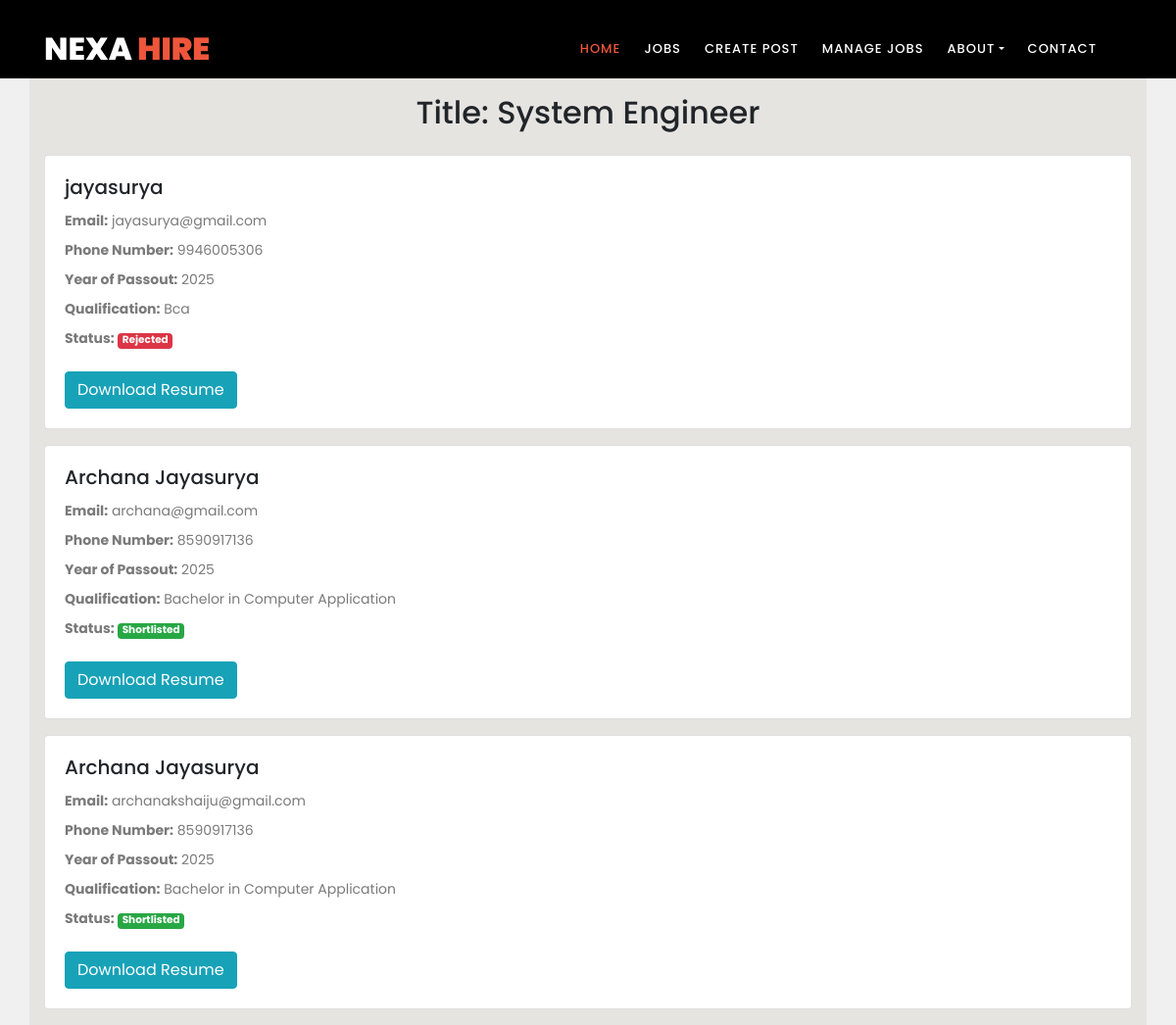
Page /jobs/view-applicants/16/ on the committed database.
### jobs/models.py (models this page shows, shortened)
class Job(models.Model):
    title = models.CharField(max_length=255)
    company_name = models.CharField(max_length=255)
    description = models.TextField()
    location = models.CharField(max_length=100)
    salary = models.DecimalField(max_digits=10, decimal_places=2)
    requirements = models.TextField()
    recruiter = models.ForeignKey(settings.AUTH_USER_MODEL, on_delete=models.CASCADE)
    created_at = models.DateTimeField(auto_now_add=True)
    company_logo = models.ImageField(upload_to='company_logos', default='https://cdn3.vectorstock.com/i/1000x1000/24/92/find-job-logo-icon-design-vector-22742492.jpg')

class JobApplication(models.Model):
    job = models.ForeignKey(Job, on_delete=models.CASCADE, default=1)
    name = models.CharField(max_length=255, blank=True)  # Make name optional
    email = models.EmailField()
    phone_number = models.CharField(max_length=20)
    resume = models.FileField(upload_to='resumes/')
    year_of_passout = models.IntegerField()
    qualification = models.CharField(max_length=100)
    STATUS_CHOICES = [
        ('pending', 'Pending'),
        ('shortlisted', 'Shortlisted'),
        ('rejected', 'Rejected'),
    ]
    status = models.CharField(max_length=20, choices=STATUS_CHOICES, default='pending')
    class Meta:
        verbose_name = "Job Application"
        verbose_name_plural = "Job Applications"

### jobs/views.py (the view)
# urls.py: path('view-applicants/<int:job_id>/', views.view_applicants, name='view_applicants'),
def view_applicants(request, job_id):
    job = get_object_or_404(Job, pk=job_id)
    job_applications = JobApplication.objects.filter(job_id=job_id)
    return render(request, 'jobs/view_applicants.html', {'job': job, 'job_applications': job_applications})

### templates/jobs/view_applicants.html (shortened to what this page needs)
<!DOCTYPE html>
{% load static %}
<html lang="en">
<head>
    <link rel="stylesheet" href="https://stackpath.bootstrapcdn.com/bootstrap/4.5.2/css/bootstrap.min.css">
    <link rel="stylesheet" href="{% static 'assets/css/style.css' %}">
    <link rel="stylesheet" href="{% static 'assets/css/font-awesome.css' %}">
</head>
<body>
    <header class="header-area header-sticky">
        <div class="container">
            <div class="row">
                <div class="col-12">
                    <nav class="main-nav">
                        <a href="{% url 'recruiter' %}" class="logo">NEXA<em> HIRE</em></a>
                        <ul class="nav">
                            <li><a href="{% url 'recruiter' %}" class="active">Home</a></li>
                             <li><a href="{% url 'jobs:job_list' %}">Jobs</a></li>
                             <li ><a  href="{% url 'jobs:create_job' %}">Create post</a></li>
                             <li> <a  href="{% url 'jobs:recruiter_jobs' %}">Manage Jobs</a>
                            </li>
                            <li class="dropdown">
                                <a class="dropdown-toggle" data-toggle="dropdown" href="#" role="button" aria-haspopup="true" aria-expanded="false">About</a>
                            </li>
                            <li><a href="contact.html">Contact</a></li>
                            <li >
                            </li>
                        </ul>
                    </nav>
                </div>
            </div>
        </div>
    </header>
    <div class="container mt-4 Applicants">
        <div class="row justify-content-center">
            <div class="col-md-12">
                {% if job %}
                    <div class="text-center">
                        <h1 class="mb-4">Job ID: {{ job.id }}</h1>
                        <h2>Title: {{ job.title }}</h2>
                    </div>
                    <div class="mt-4">
                        {% for application in job_applications %}
                            <div class="card mb-3">
                                <div class="card-body">
                                    <h5 class="card-title">{{ application.name }}</h5>
                                    <p class="card-text"><strong>Email:</strong> {{ application.email }}</p>
                                    <p class="card-text"><strong>Phone Number:</strong> {{ application.phone_number }}</p>
                                    <p class="card-text"><strong>Year of Passout:</strong> {{ application.year_of_passout }}</p>
                                    <p class="card-text"><strong>Qualification:</strong> {{ application.qualification }}</p>
                                    <p class="card-text"><strong>Status:</strong>
                                        {% if application.status == 'shortlisted' %}
                                            <span class="badge badge-success">Shortlisted</span>
                                        {% elif application.status == 'rejected' %}
                                            <span class="badge badge-danger">Rejected</span>
                                        {% else %}
                                            <span class="badge badge-secondary">Pending</span>
                                        {% endif %}
                                    </p>
                                    <a href="{{ application.resume.url }}" class="btn btn-info mt-3">Download Resume</a>
                                </div>
                            </div>
                        {% empty %}
                            <div class="alert alert-info" role="alert">
                                No applications yet for "{{ job.title }}".
                            </div>
                        {% endfor %}
                    </div>
                {% else %}
                    <div class="alert alert-danger" role="alert">
                        Job Not Found.
                    </div>
                {% endif %}
            </div>
        </div>
    </div>
</body>
</html>

### static/assets/css/style.css (style rules this page uses)
html, body, div, span, applet, object, iframe, h1, h2, h3, h4, h5, h6, p, blockquote, div pre, a, abbr, acronym, address, big, cite, code, del, dfn, em, font, img, ins, kbd, q, s, samp, small, strike, strong, sub, sup, tt, var, b, u, i, center, dl, dt, dd, ol, ul, li, figure, header, nav, section, article, aside, footer, figcaption { margin: 0; padding: 0; border: 0; outline: 0; }
ul, li { padding: 0; margin: 0; list-style: none; }
header, nav, section, article, aside, footer, hgroup { display: block; }
* { box-sizing: border-box; }
html, body { font-family: 'Poppins', sans-serif; font-weight: 400; background-color: #fff; font-size: 16px; -ms-text-size-adjust: 100%; -webkit-font-smoothing: antialiased; -moz-osx-font-smoothing: grayscale; }
a { text-decoration: none !important; }
h1, h2, h3, h4, h5, h6 { margin-top: 0px; margin-bottom: 0px; }
ul { margin-bottom: 0px; }
p { font-size: 14px; line-height: 25px; color: #7a7a7a; }
.card-text { width: 500px; white-space: nowrap; overflow: hidden; text-overflow: ellipsis; }
html, body { background: #fff; font-family: 'Poppins', sans-serif; }
.header-area { position: absolute; top: 0px; left: 0px; right: 0px; z-index: 100; height: 80px; background: rgba(250,250,250,0.1); -webkit-transition: all .5s ease 0s; -moz-transition: all .5s ease 0s; -o-transition: all .5s ease 0s; transition: all .5s ease 0s; }
.header-area .main-nav { min-height: 80px; background: transparent; }
.header-area .main-nav .logo { line-height: 80px; color: #fff; font-size: 32px; font-weight: 800; text-transform: uppercase; float: left; -webkit-transition: all 0.3s ease 0s; -moz-transition: all 0.3s ease 0s; -o-transition: all 0.3s ease 0s; transition: all 0.3s ease 0s; }
.header-area .main-nav .logo em { font-style: normal; color: #ed563b; font-weight: 900; }
.header-area .main-nav .nav { float: right; margin-top: 27px; margin-right: 0px; background-color: transparent; -webkit-transition: all 0.3s ease 0s; -moz-transition: all 0.3s ease 0s; -o-transition: all 0.3s ease 0s; transition: all 0.3s ease 0s; position: relative; z-index: 999; }
.header-area .main-nav .nav li { padding-left: 20px; padding-right: 20px; }
.header-area .main-nav .nav li a { display: block; font-weight: 500; font-size: 13px; color: #7a7a7a; text-transform: uppercase; -webkit-transition: all 0.3s ease 0s; -moz-transition: all 0.3s ease 0s; -o-transition: all 0.3s ease 0s; transition: all 0.3s ease 0s; height: 40px; line-height: 40px; border: transparent; letter-spacing: 1px; }
.header-area .main-nav .nav li a { color: #fff; }
.header-area .main-nav .nav li:hover > a, .header-area .main-nav .nav li > a.active { color: #ed563b!important; opacity: 1; }
.header-area.header-sticky { min-height: 80px; }
.header-area.header-sticky .nav { margin-top: 20px !important; }
.header-area.header-sticky .nav li a.active { color: #ed563b; }
@media (max-width: 1200px) { .header-area .main-nav .nav li { padding-left: 12px; padding-right: 12px; } }
@media (max-width: 1200px) { .header-area .main-nav:before { display: none; } }
@media (min-width: 767px) { .header-area .main-nav .nav { display: flex !important; } }
a { color: #ed563b; }

### templates/jobs/view_applicants.html (style rules this page uses)
.card-body { padding: 20px; }
.card-title { font-size: 1.25rem; margin-bottom: 10px; }
.card-text { margin-bottom: 5px; }
.header-area { background-color: black; color: white; padding: 10px 0; }
body { background-color: #f0f0f0; }
.Applicants { background-color: rgb(230, 228, 225); }

### rows in the picture
Job: title "System Engineer"
JobApplication: name "jayasurya", email "jayasurya@gmail.com", phone_number "9946005306", year_of_passout "2025", qualification "Bca", status "Rejected"
JobApplication: name "Archana Jayasurya", email "archana@gmail.com", phone_number "8590917136", year_of_passout "2025", qualification "Bachelor in Computer Application", status "Shortlisted"
JobApplication: name "Archana Jayasurya", email "archanakshaiju@gmail.com", phone_number "8590917136", year_of_passout "2025", qualification "Bachelor in Computer Application", status "Shortlisted"
